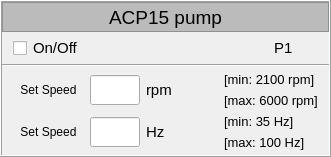
       <widget class="QFrame" name="frame_6">
        <property name="font">
         <font>
          <family>Cantarell</family>
         </font>
        </property>
        <property name="frameShape">
         <enum>QFrame::Box</enum>
        </property>
        <property name="frameShadow">
         <enum>QFrame::Raised</enum>
        </property>
        <layout class="QGridLayout" name="gridLayout_11">
         <property name="leftMargin">
          <number>0</number>
         </property>
         <property name="topMargin">
          <number>0</number>
         </property>
         <property name="rightMargin">
          <number>0</number>
         </property>
         <property name="bottomMargin">
          <number>0</number>
         </property>
         <property name="spacing">
          <number>6</number>
         </property>
         <item row="1" column="0">
          <layout class="QGridLayout" name="ACP15_3">
           <item row="4" column="1" rowspan="2" colspan="3">
            <widget class="QLabel" name="label_312">
             <property name="maximumSize">
              <size>
               <width>16777215</width>
               <height>20</height>
              </size>
             </property>
             <property name="font">
              <font>
               <family>Cantarell</family>
              </font>
             </property>
             <property name="text">
              <string>Set Speed</string>
             </property>
             <property name="alignment">
              <set>Qt::AlignCenter</set>
             </property>
            </widget>
           </item>
           <item row="2" column="7">
            <widget class="PyDMByteIndicator" name="PyDMByteIndicator_29">
             <property name="minimumSize">
              <size>
               <width>0</width>
               <height>20</height>
              </size>
             </property>
             <property name="font">
              <font>
               <family>Cantarell</family>
              </font>
             </property>
             <property name="toolTip">
              <string/>
             </property>
             <property name="whatsThis">
              <string>
    Widget for graphical representation of bits from an integer number
    with support for Channels and more from PyDM

    Parameters
    ----------
    parent : QWidget
        The parent widget for the Label
    init_channel : str, optional
        The channel to be used by the widget.
    </string>
             </property>
             <property name="channel" stdset="0">
              <string>ca://${IOC}:ACP:OnOff</string>
             </property>
             <property name="offColor" stdset="0">
              <color>
               <red>255</red>
               <green>0</green>
               <blue>0</blue>
              </color>
             </property>
             <property name="circles" stdset="0">
              <bool>true</bool>
             </property>
             <property name="labels" stdset="0">
              <stringlist/>
             </property>
            </widget>
           </item>
           <item row="6" column="1" rowspan="2" colspan="3">
            <widget class="QLabel" name="label_316">
             <property name="maximumSize">
              <size>
               <width>16777215</width>
               <height>20</height>
              </size>
             </property>
             <property name="font">
              <font>
               <family>Cantarell</family>
              </font>
             </property>
             <property name="text">
              <string>Set Speed</string>
             </property>
             <property name="alignment">
              <set>Qt::AlignCenter</set>
             </property>
            </widget>
           </item>
           <item row="2" column="1">
            <widget class="PyDMCheckbox" name="PyDMCheckbox_52">
             <property name="minimumSize">
              <size>
               <width>0</width>
               <height>20</height>
              </size>
             </property>
             <property name="font">
              <font>
               <family>Cantarell</family>
              </font>
             </property>
             <property name="toolTip">
              <string/>
             </property>
             <property name="whatsThis">
              <string>
    A QCheckbox with support for Channels and more from PyDM

    Parameters
    ----------
    parent : QWidget
        The parent widget for the Label
    init_channel : str, optional
        The channel to be used by the widget.

    </string>
             </property>
             <property name="iconSize">
              <size>
               <width>16</width>
               <height>16</height>
              </size>
             </property>
             <property name="alarmSensitiveBorder" stdset="0">
              <bool>false</bool>
             </property>
             <property name="channel" stdset="0">
              <string>ca://${IOC}:ACP:OnOff</string>
             </property>
            </widget>
           </item>
           <item row="2" column="3" colspan="4">
            <spacer name="horizontalSpacer_19">
             <property name="font">
              <font>
               <family>Cantarell</family>
              </font>
             </property>
             <property name="orientation">
              <enum>Qt::Horizontal</enum>
             </property>
             <property name="sizeHint" stdset="0">
              <size>
               <width>40</width>
               <height>20</height>
              </size>
             </property>
            </spacer>
           </item>
           <item row="2" column="2">
            <widget class="PyDMLabel" name="PyDMLabel_57">
             <property name="minimumSize">
              <size>
               <width>0</width>
               <height>20</height>
              </size>
             </property>
             <property name="font">
              <font>
               <family>Cantarell</family>
               <pointsize>11</pointsize>
              </font>
             </property>
             <property name="toolTip">
              <string/>
             </property>
             <property name="whatsThis">
              <string/>
             </property>
             <property name="text">
              <string>On/Off</string>
             </property>
             <property name="alignment">
              <set>Qt::AlignLeading|Qt::AlignLeft|Qt::AlignVCenter</set>
             </property>
             <property name="alarmSensitiveBorder" stdset="0">
              <bool>false</bool>
             </property>
             <property name="channel" stdset="0">
              <string>ca://${IOC}:ACP:OnOff.DESC</string>
             </property>
            </widget>
           </item>
           <item row="6" column="4" rowspan="2">
            <widget class="PyDMLineEdit" name="PyDMLineEdit_46">
             <property name="minimumSize">
              <size>
               <width>45</width>
               <height>0</height>
              </size>
             </property>
             <property name="maximumSize">
              <size>
               <width>50</width>
               <height>30</height>
              </size>
             </property>
             <property name="font">
              <font>
               <family>Cantarell</family>
               <pointsize>11</pointsize>
              </font>
             </property>
             <property name="toolTip">
              <string/>
             </property>
             <property name="whatsThis">
              <string/>
             </property>
             <property name="alignment">
              <set>Qt::AlignCenter</set>
             </property>
             <property name="alarmSensitiveBorder" stdset="0">
              <bool>false</bool>
             </property>
             <property name="channel" stdset="0">
              <string>ca://${IOC}:ACP:SpeedHz</string>
             </property>
            </widget>
           </item>
           <item row="6" column="5" rowspan="2">
            <widget class="PyDMLabel" name="PyDMLabel_119">
             <property name="maximumSize">
              <size>
               <width>16777215</width>
               <height>20</height>
              </size>
             </property>
             <property name="font">
              <font>
               <family>Cantarell</family>
               <pointsize>11</pointsize>
              </font>
             </property>
             <property name="toolTip">
              <string/>
             </property>
             <property name="whatsThis">
              <string/>
             </property>
             <property name="text">
              <string>Hz</string>
             </property>
             <property name="alarmSensitiveBorder" stdset="0">
              <bool>false</bool>
             </property>
             <property name="channel" stdset="0">
              <string>ca://${IOC}:ACP:SpeedHz.EGU</string>
             </property>
            </widget>
           </item>
           <item row="1" column="0" colspan="10">
            <widget class="QLabel" name="label_318">
             <property name="minimumSize">
              <size>
               <width>0</width>
               <height>30</height>
              </size>
             </property>
             <property name="maximumSize">
              <size>
               <width>16777215</width>
               <height>30</height>
              </size>
             </property>
             <property name="palette">
              <palette>
               <active>
                <colorrole role="WindowText">
                 <brush brushstyle="SolidPattern">
                  <color alpha="255">
                   <red>0</red>
                   <green>0</green>
                   <blue>0</blue>
                  </color>
                 </brush>
                </colorrole>
                <colorrole role="Button">
                 <brush brushstyle="SolidPattern">
                  <color alpha="255">
                   <red>187</red>
                   <green>187</green>
                   <blue>187</blue>
                  </color>
                 </brush>
                </colorrole>
                <colorrole role="Light">
                 <brush brushstyle="SolidPattern">
                  <color alpha="255">
                   <red>255</red>
                   <green>255</green>
                   <blue>255</blue>
                  </color>
                 </brush>
                </colorrole>
                <colorrole role="Midlight">
                 <brush brushstyle="SolidPattern">
                  <color alpha="255">
                   <red>221</red>
                   <green>221</green>
                   <blue>221</blue>
                  </color>
                 </brush>
                </colorrole>
                <colorrole role="Dark">
                 <brush brushstyle="SolidPattern">
                  <color alpha="255">
                   <red>93</red>
                   <green>93</green>
                   <blue>93</blue>
                  </color>
                 </brush>
                </colorrole>
                <colorrole role="Mid">
                 <brush brushstyle="SolidPattern">
                  <color alpha="255">
                   <red>125</red>
                   <green>125</green>
                   <blue>125</blue>
                  </color>
                 </brush>
                </colorrole>
                <colorrole role="Text">
                 <brush brushstyle="SolidPattern">
                  <color alpha="255">
                   <red>0</red>
                   <green>0</green>
                   <blue>0</blue>
                  </color>
                 </brush>
                </colorrole>
                <colorrole role="BrightText">
                 <brush brushstyle="SolidPattern">
                  <color alpha="255">
                   <red>255</red>
                   <green>255</green>
                   <blue>255</blue>
                  </color>
                 </brush>
                </colorrole>
                <colorrole role="ButtonText">
                 <brush brushstyle="SolidPattern">
                  <color alpha="255">
                   <red>0</red>
                   <green>0</green>
                   <blue>0</blue>
                  </color>
                 </brush>
                </colorrole>
                <colorrole role="Base">
                 <brush brushstyle="SolidPattern">
                  <color alpha="255">
                   <red>255</red>
                   <green>255</green>
                   <blue>255</blue>
                  </color>
                 </brush>
                </colorrole>
                <colorrole role="Window">
                 <brush brushstyle="SolidPattern">
                  <color alpha="255">
                   <red>187</red>
                   <green>187</green>
                   <blue>187</blue>
                  </color>
                 </brush>
                </colorrole>
                <colorrole role="Shadow">
                 <brush brushstyle="SolidPattern">
                  <color alpha="255">
                   <red>0</red>
                   <green>0</green>
                   <blue>0</blue>
                  </color>
                 </brush>
                </colorrole>
                <colorrole role="AlternateBase">
                 <brush brushstyle="SolidPattern">
                  <color alpha="255">
                   <red>221</red>
                   <green>221</green>
                   <blue>221</blue>
                  </color>
                 </brush>
                </colorrole>
                <colorrole role="ToolTipBase">
                 <brush brushstyle="SolidPattern">
                  <color alpha="255">
                   <red>255</red>
                   <green>255</green>
                   <blue>220</blue>
                  </color>
                 </brush>
                </colorrole>
                <colorrole role="ToolTipText">
                 <brush brushstyle="SolidPattern">
                  <color alpha="255">
                   <red>0</red>
                   <green>0</green>
                   <blue>0</blue>
                  </color>
                 </brush>
                </colorrole>
               </active>
               <inactive>
                <colorrole role="WindowText">
                 <brush brushstyle="SolidPattern">
                  <color alpha="255">
                   <red>0</red>
                   <green>0</green>
                   <blue>0</blue>
                  </color>
                 </brush>
                </colorrole>
                <colorrole role="Button">
                 <brush brushstyle="SolidPattern">
                  <color alpha="255">
                   <red>187</red>
                   <green>187</green>
                   <blue>187</blue>
                  </color>
                 </brush>
                </colorrole>
                <colorrole role="Light">
                 <brush brushstyle="SolidPattern">
                  <color alpha="255">
                   <red>255</red>
                   <green>255</green>
                   <blue>255</blue>
                  </color>
                 </brush>
                </colorrole>
                <colorrole role="Midlight">
                 <brush brushstyle="SolidPattern">
                  <color alpha="255">
                   <red>221</red>
                   <green>221</green>
                   <blue>221</blue>
                  </color>
                 </brush>
                </colorrole>
                <colorrole role="Dark">
                 <brush brushstyle="SolidPattern">
                  <color alpha="255">
                   <red>93</red>
                   <green>93</green>
                   <blue>93</blue>
                  </color>
                 </brush>
                </colorrole>
                <colorrole role="Mid">
                 <brush brushstyle="SolidPattern">
                  <color alpha="255">
                   <red>125</red>
                   <green>125</green>
                   <blue>125</blue>
                  </color>
                 </brush>
                </colorrole>
                <colorrole role="Text">
                 <brush brushstyle="SolidPattern">
                  <color alpha="255">
                   <red>0</red>
                   <green>0</green>
                   <blue>0</blue>
                  </color>
                 </brush>
                </colorrole>
                <colorrole role="BrightText">
                 <brush brushstyle="SolidPattern">
                  <color alpha="255">
                   <red>255</red>
                   <green>255</green>
                   <blue>255</blue>
                  </color>
                 </brush>
                </colorrole>
                <colorrole role="ButtonText">
                 <brush brushstyle="SolidPattern">
                  <color alpha="255">
                   <red>0</red>
                   <green>0</green>
                   <blue>0</blue>
                  </color>
                 </brush>
                </colorrole>
                <colorrole role="Base">
                 <brush brushstyle="SolidPattern">
                  <color alpha="255">
                   <red>255</red>
                   <green>255</green>
                   <blue>255</blue>
                  </color>
                 </brush>
                </colorrole>
                <colorrole role="Window">
                 <brush brushstyle="SolidPattern">
                  <color alpha="255">
                   <red>187</red>
                   <green>187</green>
                   <blue>187</blue>
                  </color>
                 </brush>
                </colorrole>
                <colorrole role="Shadow">
                 <brush brushstyle="SolidPattern">
                  <color alpha="255">
                   <red>0</red>
                   <green>0</green>
                   <blue>0</blue>
                  </color>
                 </brush>
                </colorrole>
                <colorrole role="AlternateBase">
                 <brush brushstyle="SolidPattern">
                  <color alpha="255">
                   <red>221</red>
                   <green>221</green>
                   <blue>221</blue>
                  </color>
                 </brush>
                </colorrole>
                <colorrole role="ToolTipBase">
                 <brush brushstyle="SolidPattern">
                  <color alpha="255">
                   <red>255</red>
                   <green>255</green>
                   <blue>220</blue>
                  </color>
                 </brush>
                </colorrole>
                <colorrole role="ToolTipText">
                 <brush brushstyle="SolidPattern">
                  <color alpha="255">
                   <red>0</red>
                   <green>0</green>
                   <blue>0</blue>
                  </color>
                 </brush>
                </colorrole>
               </inactive>
               <disabled>
                <colorrole role="WindowText">
                 <brush brushstyle="SolidPattern">
                  <color alpha="255">
                   <red>93</red>
                   <green>93</green>
                   <blue>93</blue>
                  </color>
                 </brush>
                </colorrole>
                <colorrole role="Button">
                 <brush brushstyle="SolidPattern">
                  <color alpha="255">
                   <red>187</red>
                   <green>187</green>
                   <blue>187</blue>
                  </color>
                 </brush>
                </colorrole>
                <colorrole role="Light">
                 <brush brushstyle="SolidPattern">
                  <color alpha="255">
                   <red>255</red>
                   <green>255</green>
                   <blue>255</blue>
                  </color>
                 </brush>
                </colorrole>
                <colorrole role="Midlight">
                 <brush brushstyle="SolidPattern">
                  <color alpha="255">
                   <red>221</red>
                   <green>221</green>
                   <blue>221</blue>
                  </color>
                 </brush>
                </colorrole>
                <colorrole role="Dark">
                 <brush brushstyle="SolidPattern">
                  <color alpha="255">
                   <red>93</red>
                   <green>93</green>
                   <blue>93</blue>
                  </color>
                 </brush>
                </colorrole>
                <colorrole role="Mid">
                 <brush brushstyle="SolidPattern">
                  <color alpha="255">
                   <red>125</red>
                   <green>125</green>
                   <blue>125</blue>
                  </color>
                 </brush>
                </colorrole>
                <colorrole role="Text">
                 <brush brushstyle="SolidPattern">
                  <color alpha="255">
                   <red>93</red>
                   <green>93</green>
                   <blue>93</blue>
                  </color>
                 </brush>
                </colorrole>
                <colorrole role="BrightText">
                 <brush brushstyle="SolidPattern">
                  <color alpha="255">
                   <red>255</red>
                   <green>255</green>
                   <blue>255</blue>
                  </color>
                 </brush>
                </colorrole>
                <colorrole role="ButtonText">
                 <brush brushstyle="SolidPattern">
                  <color alpha="255">
                   <red>93</red>
                   <green>93</green>
                   <blue>93</blue>
                  </color>
                 </brush>
                </colorrole>
                <colorrole role="Base">
                 <brush brushstyle="SolidPattern">
                  <color alpha="255">
                   <red>187</red>
                   <green>187</green>
                   <blue>187</blue>
                  </color>
                 </brush>
                </colorrole>
                <colorrole role="Window">
                 <brush brushstyle="SolidPattern">
                  <color alpha="255">
                   <red>187</red>
                   <green>187</green>
                   <blue>187</blue>
                  </color>
                 </brush>
                </colorrole>
                <colorrole role="Shadow">
                 <brush brushstyle="SolidPattern">
                  <color alpha="255">
                   <red>0</red>
                   <green>0</green>
                   <blue>0</blue>
                  </color>
                 </brush>
                </colorrole>
                <colorrole role="AlternateBase">
                 <brush brushstyle="SolidPattern">
                  <color alpha="255">
                   <red>187</red>
                   <green>187</green>
                   <blue>187</blue>
                  </color>
                 </brush>
                </colorrole>
                <colorrole role="ToolTipBase">
                 <brush brushstyle="SolidPattern">
                  <color alpha="255">
                   <red>255</red>
                   <green>255</green>
                   <blue>220</blue>
                  </color>
                 </brush>
                </colorrole>
                <colorrole role="ToolTipText">
                 <brush brushstyle="SolidPattern">
                  <color alpha="255">
                   <red>0</red>
                   <green>0</green>
                   <blue>0</blue>
                  </color>
                 </brush>
                </colorrole>
               </disabled>
              </palette>
             </property>
             <property name="font">
              <font>
               <family>Cantarell</family>
               <pointsize>14</pointsize>
              </font>
             </property>
             <property name="autoFillBackground">
              <bool>true</bool>
             </property>
             <property name="frameShape">
              <enum>QFrame::StyledPanel</enum>
             </property>
             <property name="text">
              <string>ACP15 pump</string>
             </property>
             <property name="alignment">
              <set>Qt::AlignCenter</set>
             </property>
            </widget>
           </item>
           <item row="4" column="5" rowspan="2">
            <widget class="PyDMLabel" name="PyDMLabel_55">
             <property name="maximumSize">
              <size>
               <width>16777215</width>
               <height>20</height>
              </size>
             </property>
             <property name="font">
              <font>
               <family>Cantarell</family>
               <pointsize>11</pointsize>
              </font>
             </property>
             <property name="toolTip">
              <string/>
             </property>
             <property name="whatsThis">
              <string/>
             </property>
             <property name="text">
              <string>rpm</string>
             </property>
             <property name="alarmSensitiveBorder" stdset="0">
              <bool>false</bool>
             </property>
             <property name="channel" stdset="0">
              <string>ca://${IOC}:ACP:SpeedRPM.EGU</string>
             </property>
            </widget>
           </item>
           <item row="8" column="4">
            <spacer name="verticalSpacer_14">
             <property name="font">
              <font>
               <family>Cantarell</family>
              </font>
             </property>
             <property name="orientation">
              <enum>Qt::Vertical</enum>
             </property>
             <property name="sizeType">
              <enum>QSizePolicy::Fixed</enum>
             </property>
             <property name="sizeHint" stdset="0">
              <size>
               <width>20</width>
               <height>5</height>
              </size>
             </property>
            </spacer>
           </item>
           <item row="4" column="6" rowspan="2">
            <spacer name="horizontalSpacer_18">
             <property name="font">
              <font>
               <family>Cantarell</family>
              </font>
             </property>
             <property name="orientation">
              <enum>Qt::Horizontal</enum>
             </property>
             <property name="sizeType">
              <enum>QSizePolicy::Fixed</enum>
             </property>
             <property name="sizeHint" stdset="0">
              <size>
               <width>40</width>
               <height>5</height>
              </size>
             </property>
            </spacer>
           </item>
           <item row="4" column="9" rowspan="2">
            <spacer name="horizontalSpacer_8">
             <property name="font">
              <font>
               <family>Cantarell</family>
              </font>
             </property>
             <property name="orientation">
              <enum>Qt::Horizontal</enum>
             </property>
             <property name="sizeType">
              <enum>QSizePolicy::Fixed</enum>
             </property>
             <property name="sizeHint" stdset="0">
              <size>
               <width>5</width>
               <height>20</height>
              </size>
             </property>
            </spacer>
           </item>
           <item row="3" column="0" colspan="10">
            <widget class="Line" name="line_3">
             <property name="minimumSize">
              <size>
               <width>0</width>
               <height>2</height>
              </size>
             </property>
             <property name="maximumSize">
              <size>
               <width>16777215</width>
               <height>2</height>
              </size>
             </property>
             <property name="font">
              <font>
               <family>Cantarell</family>
              </font>
             </property>
             <property name="orientation">
              <enum>Qt::Horizontal</enum>
             </property>
            </widget>
           </item>
           <item row="4" column="4" rowspan="2">
            <widget class="PyDMLineEdit" name="PyDMLineEdit_45">
             <property name="minimumSize">
              <size>
               <width>45</width>
               <height>0</height>
              </size>
             </property>
             <property name="maximumSize">
              <size>
               <width>50</width>
               <height>30</height>
              </size>
             </property>
             <property name="font">
              <font>
               <family>Cantarell</family>
               <pointsize>11</pointsize>
              </font>
             </property>
             <property name="toolTip">
              <string/>
             </property>
             <property name="whatsThis">
              <string/>
             </property>
             <property name="alignment">
              <set>Qt::AlignCenter</set>
             </property>
             <property name="alarmSensitiveBorder" stdset="0">
              <bool>false</bool>
             </property>
             <property name="channel" stdset="0">
              <string>ca://${IOC}:ACP:SpeedRPM</string>
             </property>
            </widget>
           </item>
           <item row="7" column="7" colspan="2">
            <widget class="QLabel" name="label_317">
             <property name="maximumSize">
              <size>
               <width>16777215</width>
               <height>15</height>
              </size>
             </property>
             <property name="font">
              <font>
               <family>Cantarell</family>
               <pointsize>10</pointsize>
              </font>
             </property>
             <property name="text">
              <string>[max: 100 Hz]</string>
             </property>
             <property name="alignment">
              <set>Qt::AlignLeading|Qt::AlignLeft|Qt::AlignVCenter</set>
             </property>
            </widget>
           </item>
           <item row="6" column="7" colspan="2">
            <widget class="QLabel" name="label_313">
             <property name="maximumSize">
              <size>
               <width>16777215</width>
               <height>15</height>
              </size>
             </property>
             <property name="font">
              <font>
               <family>Cantarell</family>
               <pointsize>10</pointsize>
              </font>
             </property>
             <property name="text">
              <string>[min: 35 Hz]</string>
             </property>
             <property name="alignment">
              <set>Qt::AlignLeading|Qt::AlignLeft|Qt::AlignVCenter</set>
             </property>
            </widget>
           </item>
           <item row="4" column="7" colspan="2">
            <widget class="QLabel" name="label_315">
             <property name="maximumSize">
              <size>
               <width>16777215</width>
               <height>15</height>
              </size>
             </property>
             <property name="font">
              <font>
               <family>Cantarell</family>
               <pointsize>10</pointsize>
              </font>
             </property>
             <property name="text">
              <string>[min: 2100 rpm]</string>
             </property>
             <property name="alignment">
              <set>Qt::AlignLeading|Qt::AlignLeft|Qt::AlignVCenter</set>
             </property>
            </widget>
           </item>
           <item row="2" column="8">
            <widget class="PyDMLabel" name="PyDMLabel_56">
             <property name="minimumSize">
              <size>
               <width>0</width>
               <height>20</height>
              </size>
             </property>
             <property name="font">
              <font>
               <family>Cantarell</family>
               <pointsize>11</pointsize>
              </font>
             </property>
             <property name="toolTip">
              <string/>
             </property>
             <property name="whatsThis">
              <string/>
             </property>
             <property name="text">
              <string>P1</string>
             </property>
             <property name="alignment">
              <set>Qt::AlignLeading|Qt::AlignLeft|Qt::AlignVCenter</set>
             </property>
             <property name="alarmSensitiveBorder" stdset="0">
              <bool>false</bool>
             </property>
             <property name="channel" stdset="0">
              <string>ca://${IOC}:ACP:OnOff</string>
             </property>
            </widget>
           </item>
           <item row="5" column="7" colspan="2">
            <widget class="QLabel" name="label_314">
             <property name="maximumSize">
              <size>
               <width>16777215</width>
               <height>15</height>
              </size>
             </property>
             <property name="font">
              <font>
               <family>Cantarell</family>
               <pointsize>10</pointsize>
              </font>
             </property>
             <property name="text">
              <string>[max: 6000 rpm]</string>
             </property>
             <property name="alignment">
              <set>Qt::AlignLeading|Qt::AlignLeft|Qt::AlignVCenter</set>
             </property>
            </widget>
           </item>
           <item row="4" column="0" rowspan="2">
            <spacer name="horizontalSpacer_9">
             <property name="font">
              <font>
               <family>Cantarell</family>
              </font>
             </property>
             <property name="orientation">
              <enum>Qt::Horizontal</enum>
             </property>
             <property name="sizeType">
              <enum>QSizePolicy::Fixed</enum>
             </property>
             <property name="sizeHint" stdset="0">
              <size>
               <width>5</width>
               <height>20</height>
              </size>
             </property>
            </spacer>
           </item>
          </layout>
         </item>
        </layout>
       </widget>
